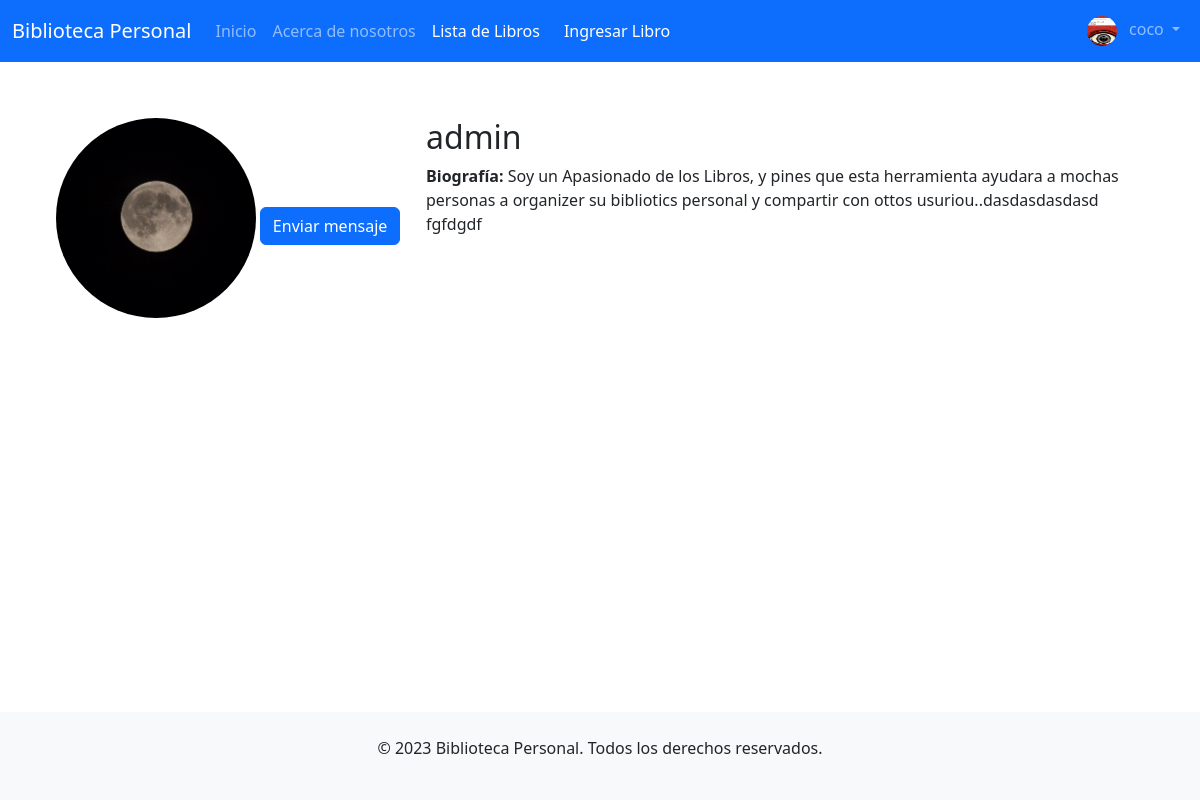
Page /usuarios/registro/perfil/12/ (signed in) on the committed database.
### usuarios/models.py (models this page shows)
class UserProfile(models.Model):
    user = models.OneToOneField(User, on_delete=models.CASCADE)
    profile_image = models.ImageField(upload_to='profile_images/', null=True, blank=True)
    bio = RichTextField(blank=True, null=True)

### usuarios/views.py (the view)
# urls.py: path('perfil/<int:user_id>/', views.ver_perfil_usuario, name='ver_perfil_usuario'),
def ver_perfil_usuario(request, user_id):
    profile_user = get_object_or_404(User, id=user_id)
    profile = profile_user.userprofile
    return render(request, 'usuarios/ver_perfil_usuario.html', {'profile_user': profile_user, 'profile': profile})

### usuarios/templates/usuarios/ver_perfil_usuario.html (shortened to what this page needs)
{% extends "inicio/homepage.html" %} {% load static %} {% block content %}
<div class="container mt-5">
  <div class="row">
    <div class="col-md-4">
      <div class="text-center">
        {% if profile.profile_image %}
        <img
          src="{{ profile.profile_image.url }}"
          class="rounded-circle"
          width="200"
          height="200"
        />
        {% endif %}
        <button
          type="button"
          class="btn btn-primary mt-3"
          data-bs-toggle="modal"
          data-bs-target="#enviarMensajeModal"
        >
          Enviar mensaje
        </button>
      </div>
    </div>
    <div class="col-md-8">
      <h2>{{ profile.user.username }}</h2>
      <p><strong>Biografía:</strong> {{ profile.bio|safe }}</p>
    </div>
  </div>
</div>
{% endblock %}

### inicio/templates/inicio/homepage.html (shortened to what this page needs)
{% load static %}
<!DOCTYPE html>
<html lang="en">
  <head>
    <link rel="stylesheet" href="{% static 'css/bootstrap.min.css' %}" />
    <link
      rel="stylesheet"
      type="text/css"
      href="{% static 'css/custom.css' %}"
    />
    <link
      rel="stylesheet"
      href="https://cdnjs.cloudflare.com/ajax/libs/font-awesome/5.15.3/css/all.min.css"
    />
  </head>
  <body class="d-flex flex-column vh-100">
    <nav class="navbar navbar-expand-lg navbar-dark bg-primary">
      <div class="container-fluid">
        <a class="navbar-brand" href="{% url 'homepage' %}"
          >Biblioteca Personal</a
        >
        <div class="collapse navbar-collapse" id="navbarNav">
          <ul class="navbar-nav">
            <li class="nav-item">
              <a class="nav-link" href="{% url 'homepage' %}">Inicio</a>
            </li>
            <li class="nav-item">
              <a class="nav-link" href="{% url 'about' %}"
                >Acerca de nosotros</a
              >
            </li>
            {% if user.is_authenticated %}
            <li class="nav-item">
              <a
                class="nav-link btn btn-success text-white me-2"
                href="{% url 'lista_libros' %}"
                >Lista de Libros</a
              >
            </li>
            <li class="nav-item">
              <a
                class="nav-link btn btn-success text-white me-2"
                href="{% url 'ingresar_libro' %}"
                >Ingresar Libro</a
              >
            </li>
            {% endif %}
          </ul>
          <ul class="navbar-nav ms-auto">
            {% if user.is_authenticated %}
            <li class="nav-item dropdown">
              <a
                class="nav-link dropdown-toggle"
                href="#"
                id="navbarDropdown"
                role="button"
                data-bs-toggle="dropdown"
                aria-expanded="false"
              >
                {% if user.userprofile.profile_image %}
                <img
                  src="{{ user.userprofile.profile_image.url }}"
                  class="rounded-circle me-2"
                  width="30"
                  height="30"
                  alt="{{ user.username }}"
                />
                {% endif %} {{ user.username }}
              </a>
            </li>
            {% endif %}
          </ul>
        </div>
      </div>
    </nav>
    <main class="container my-2 flex-grow-1">
       {% block content %}{% endblock %}
    </main>
    <footer class="bg-light py-4 mt-auto">
      <div class="container text-center">
        <p>&copy; 2023 Biblioteca Personal. Todos los derechos reservados.</p>
      </div>
    </footer>
  </body>
</html>

### static/css/custom.css (style rules this page uses)
.navbar { margin-bottom: 0; }
.navbar-nav.ml-auto, .navbar-nav, .navbar-end { display: flex; align-items: center; }
.navbar { z-index: 1050; / }

### rows in the picture
UserProfile: profile_image (picture), user.username "admin", bio "Soy un Apasionado de los Libros, y pines que esta herramienta ayudara a mochas personas a organizer su bibliotics personal y compartir con ottos usuriou..dasdasdasdasd fgfdgdf"

### other values in the picture
{{ user.username }} "coco"
